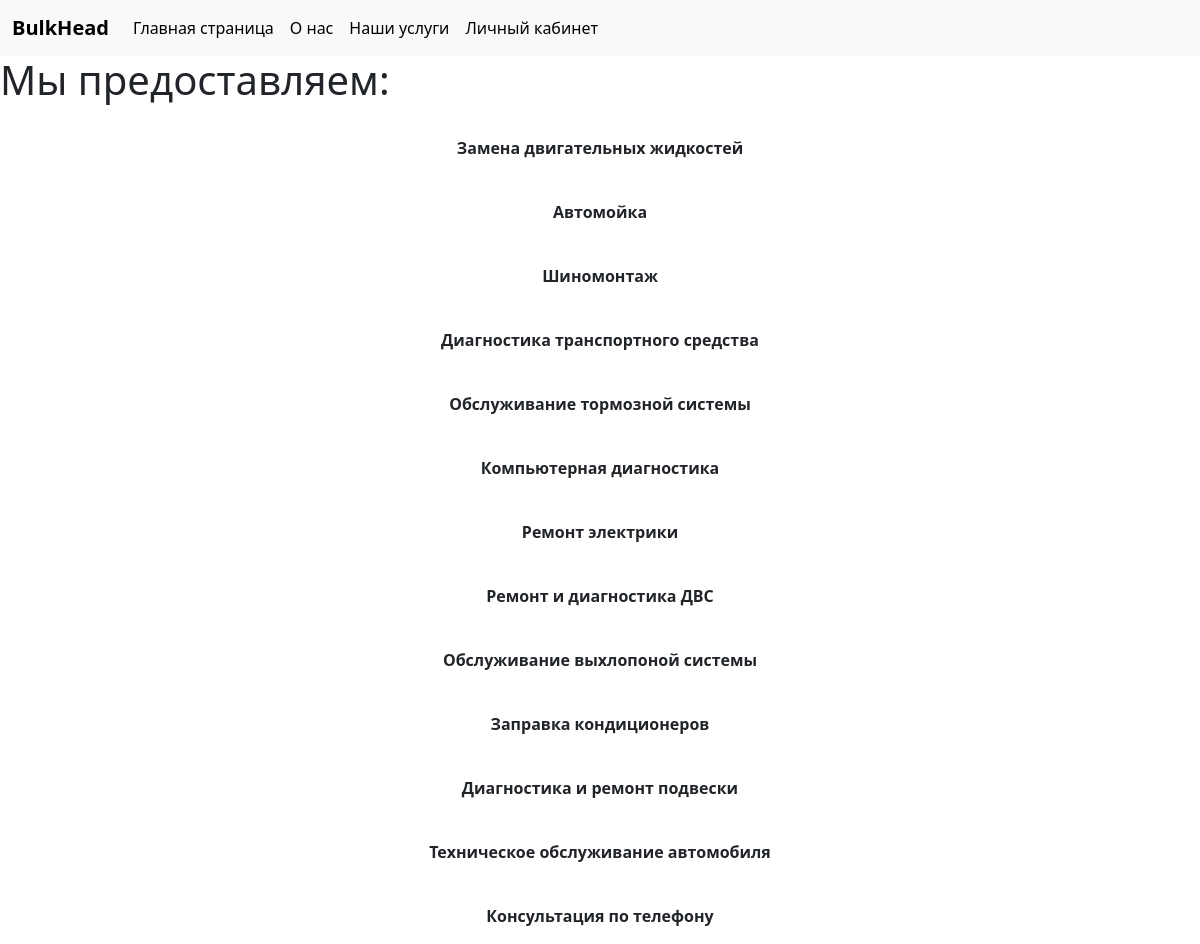
Page /services/ on the committed database.
### BulkHeadAS/apps/articles/models.py (models this page shows, shortened)
class Services(models.Model):
    service_name = models.CharField('Название услуги', max_length=50, default='')
    service_price = models.DecimalField('Стоимость', decimal_places=2, max_digits=5, default=0.0)
    service_time = models.IntegerField('Примерное время', default=1, help_text='Время указано в минутах')
    class Meta:
        verbose_name = "Услуга"
        verbose_name_plural = "Услуги"

### BulkHeadAS/apps/articles/views.py (the view)
# urls.py: path('services/', views.ShowServices.as_view(), name='service'),
class ShowServices(ListView):
    model = Services
    template_name = 'services.html'

### templates/services.html (shortened to what this page needs)
{% extends 'base.html' %}
{% block content %}
    <h1> Мы предоставляем: </h1>
    {% for i in object_list %}
        <div align="center">
            <div>
                <p> <b>
                    <br>
                    {{ i.service_name }}
                    <br>
                </b></p>
            </div>
        </div>
    {% endfor %}
{% endblock %}

### rows in the picture
Services: service_name "Замена двигательных жидкостей"
Services: service_name "Автомойка"
Services: service_name "Шиномонтаж"
Services: service_name "Диагностика транспортного средства"
Services: service_name "Обслуживание тормозной системы"
Services: service_name "Компьютерная диагностика"
Services: service_name "Ремонт электрики"
Services: service_name "Ремонт и диагностика ДВС"
Services: service_name "Обслуживание выхлопоной системы"
Services: service_name "Заправка кондиционеров"
Services: service_name "Диагностика и ремонт подвески"
Services: service_name "Техническое обслуживание автомобиля"
Services: service_name "Консультация по телефону"
